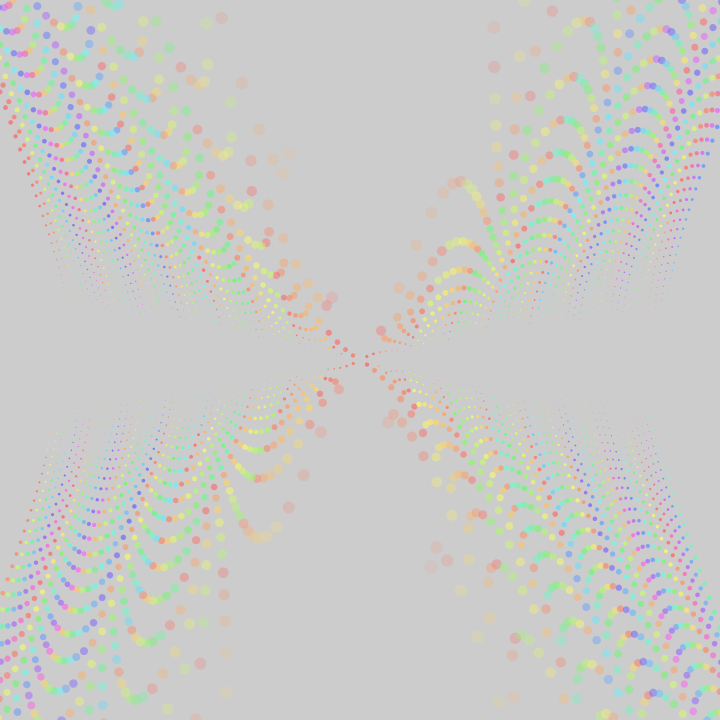
Frame 1 (no input)
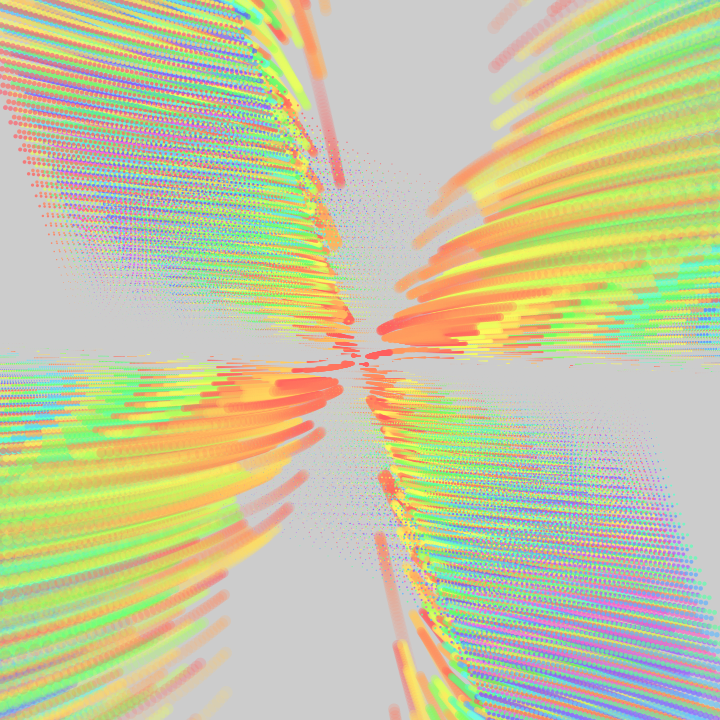
Frame 60 (the mouse pressed at the canvas centre just before this capture)
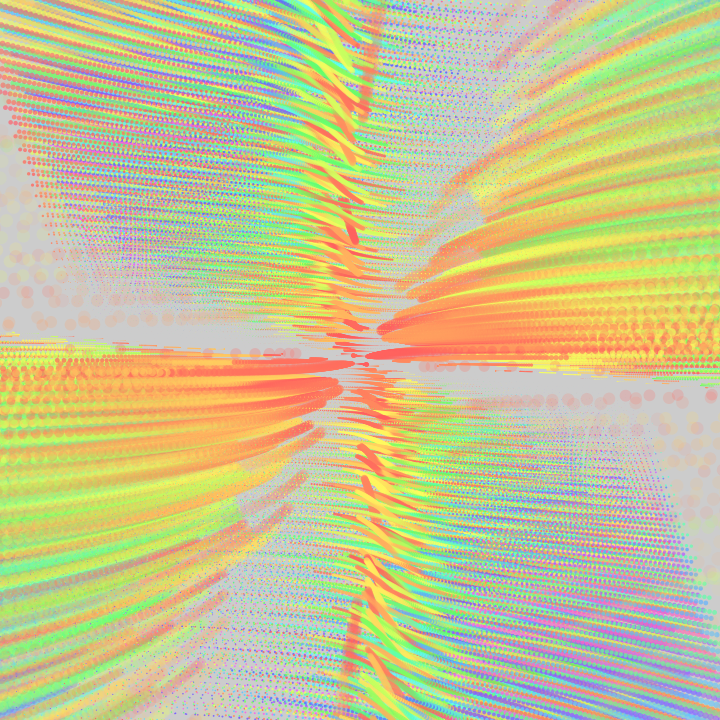
Frame 120 (the mouse held since frame 60 and released just before this capture)

The Processing sketch that drew these frames (run headless with seeded random() and noise(); from frame 60 on, the mouse is pressed at the canvas centre):

// Processing sketch: bit2atom_20210217c_occSquiredCircles
// ── bit2atom_20210217c_occSquiredCircles.pde
float t, d, r, R, S;
void setup() {
  size(720, 720);
  noStroke();
  colorMode(HSB);
}
void draw() {
  clear();
  t+=.005;
  for (d=0; d<50; d++)for (r=0; r<d*6; r++) {
    fill(r%255, 160, 255, (S=sq(sin(R=d+r*PI/d/3+t)))*255);
    circle(1/cos(R)*d*6/tan(R+t)+360, 1/sin(R)*d*6/tan(R-t)+360, (1-S)*15);
  }
}
